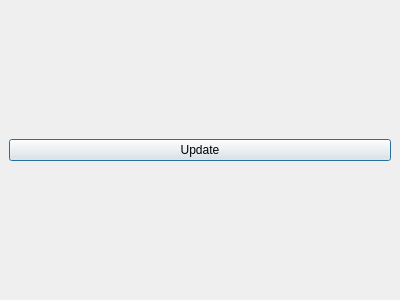
<?xml version="1.0" encoding="UTF-8"?>
<ui version="4.0">
 <class>UpdateModule</class>
 <widget class="QDialog" name="UpdateModule">
  <property name="geometry">
   <rect>
    <x>0</x>
    <y>0</y>
    <width>400</width>
    <height>300</height>
   </rect>
  </property>
  <property name="windowTitle">
   <string>Dialog</string>
  </property>
  <layout class="QVBoxLayout" name="verticalLayout">
   <property name="margin">
    <number>0</number>
   </property>
   <item>
    <widget class="QWidget" name="widget" native="true">
     <layout class="QGridLayout" name="gridLayout">
      <item row="0" column="0">
       <widget class="QPushButton" name="updateButton">
        <property name="text">
         <string>Update</string>
        </property>
       </widget>
      </item>
     </layout>
    </widget>
   </item>
  </layout>
 </widget>
 <resources/>
 <connections/>
</ui>
